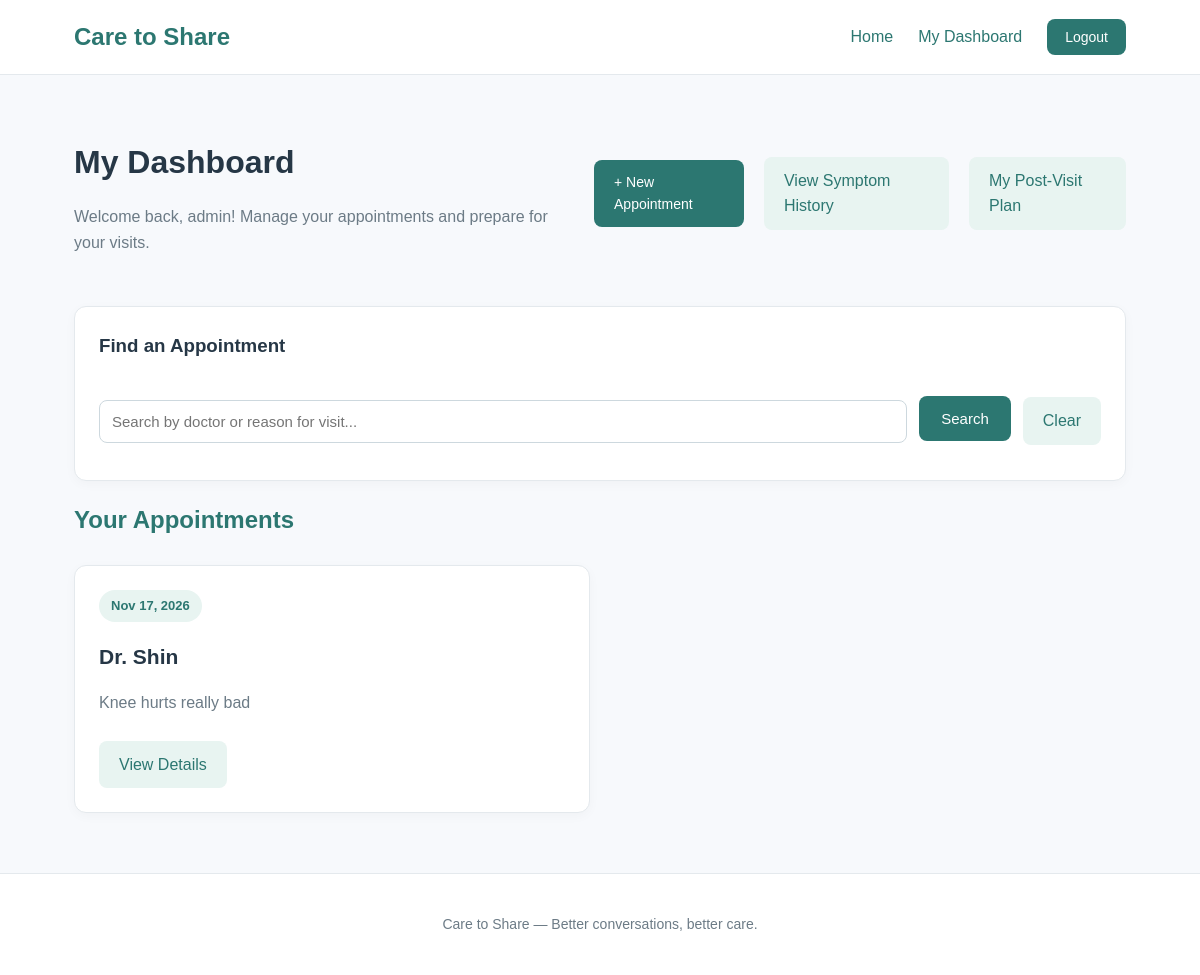
Page /dashboard/ (signed in) on the earlier database version.
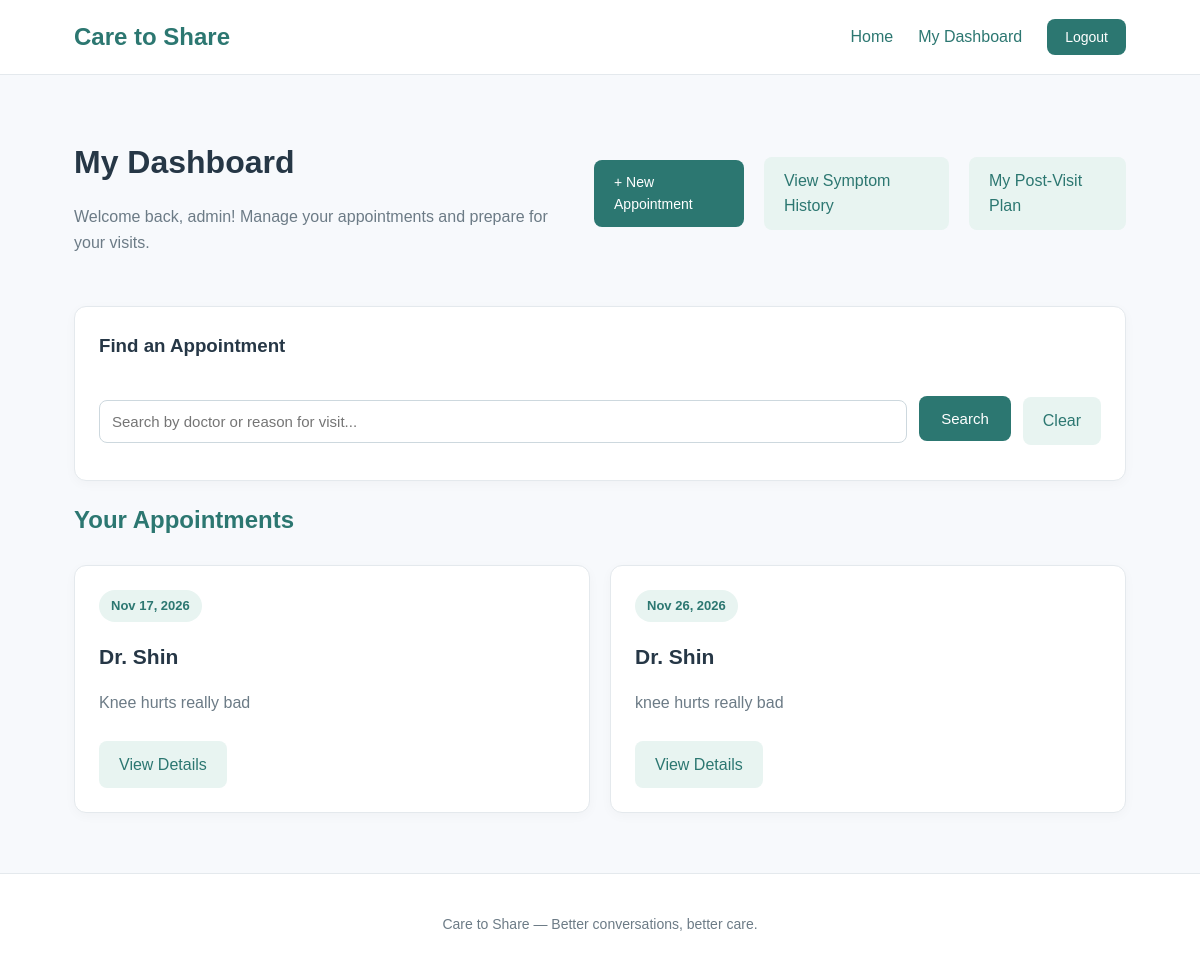
Same page on the later database version.
### appointments/models.py (models this page shows, shortened)
class Appointment(models.Model):
    user = models.ForeignKey(
        settings.AUTH_USER_MODEL,
        on_delete=models.CASCADE
    )
    doctor_name = models.CharField(max_length=100)
    appointment_date = models.DateTimeField()
    reason_for_visit = models.TextField()
    created_at = models.DateTimeField(auto_now_add=True)

### appointments/views.py (the view)
# urls.py: path("dashboard/", views.dashboard, name="dashboard"),
@login_required
def dashboard(request):
    query = request.GET.get("q", "").strip()
    appointments = Appointment.objects.filter(
        user=request.user
    )
    if query:
        appointments = appointments.filter(
            Q(doctor_name__icontains=query) |
            Q(reason_for_visit__icontains=query)
        )
    appointments = appointments.order_by(
        "appointment_date"
    )
    return render(
        request,
        "appointments/dashboard.html",
        {
            "appointments": appointments,
            "query": query
        }
    )

### appointments/templates/appointments/dashboard.html (shortened to what this page needs)
{% extends "appointments/base.html" %}
{% block content %}
<div class="dashboard-header">
    <div>
        <h1>My Dashboard</h1>
        <p>
            Welcome back, {{ user.username }}!
            Manage your appointments and prepare for your visits.
        </p>
    </div>
    <a href="{% url 'create_appointment' %}" class="btn">
        + New Appointment
    </a>
    <a href="{% url 'symptom_history' %}"
   class="btn-secondary">
    View Symptom History
    </a>
    <a href="{% url 'post_visit_dashboard' %}"
   class="btn-secondary">
    My Post-Visit Plan
</a>
</div>
<div class="card">
    <h3>Find an Appointment</h3>
    <form method="get" action="{% url 'dashboard' %}"
          class="search-form">
        <input
            type="text"
            name="q"
            value="{{ query }}"
            placeholder="Search by doctor or reason for visit..."
        >
        <button type="submit" class="btn">
            Search
        </button>
        <a href="{% url 'dashboard' %}"
           class="btn-secondary">
            Clear
        </a>
    </form>
</div>
<h2>Your Appointments</h2>
<div class="appointment-grid">
    {% for appointment in appointments %}
        <div class="card appointment-card">
            <span class="appointment-date">
                {{ appointment.appointment_date|date:"M d, Y" }}
            </span>
            <h3>{{ appointment.doctor_name }}</h3>
            <p>
                {{ appointment.reason_for_visit|truncatewords:20 }}
            </p>
            <a href="{% url 'appointment_detail' appointment.pk %}"
               class="btn-secondary">
                View Details
            </a>
        </div>
    {% endfor %}
</div>
{% endblock %}

Differences in the rows shown:
added Appointment: appointment_date "Nov 26, 2026", doctor_name "Dr. Shin", reason_for_visit "knee hurts really bad"
